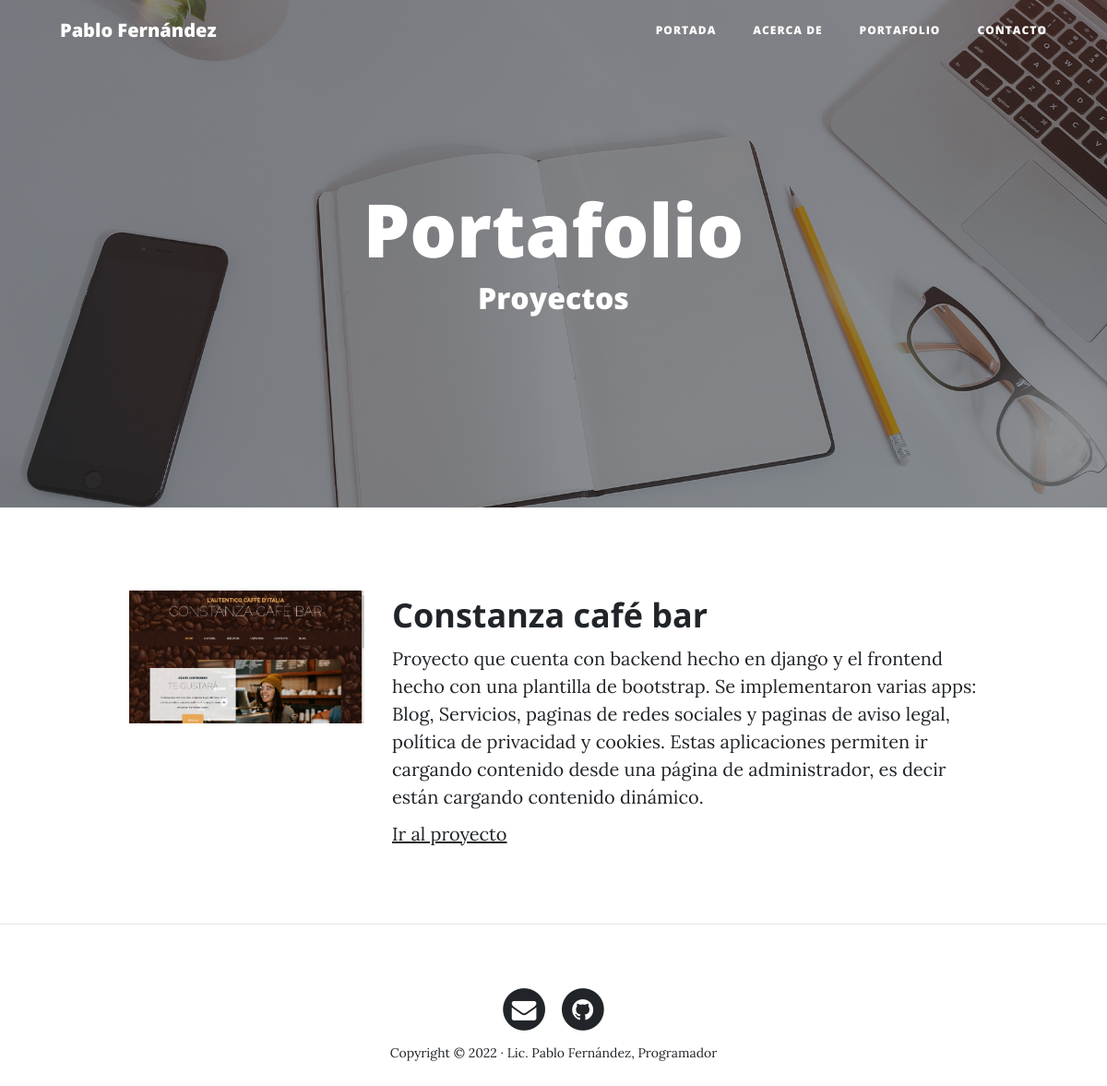
/portfolio/, run on an earlier commit of the app's database.
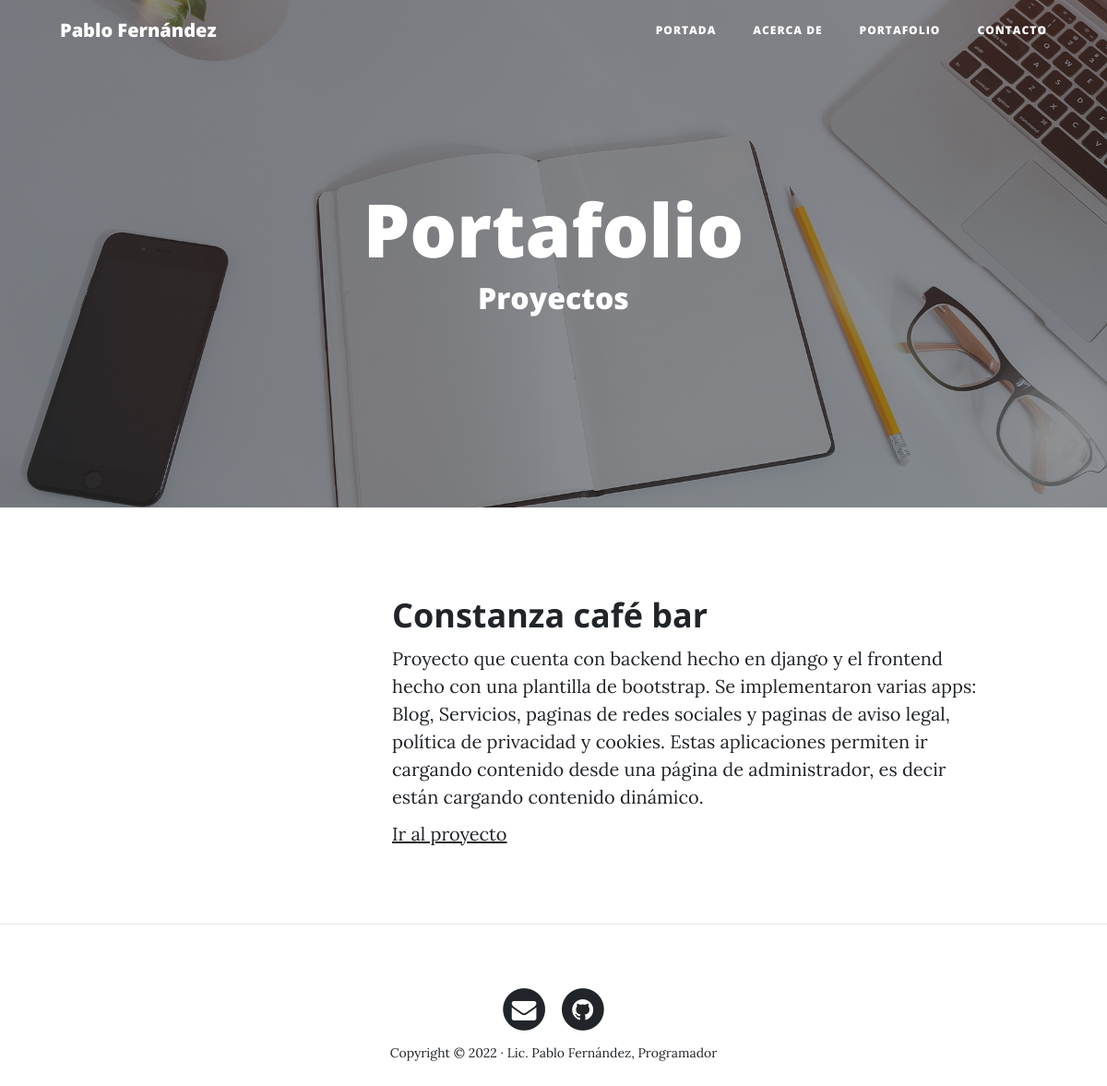
And on a later commit of the database.
### portfolio/models.py (models this page shows, shortened)
class Project(models.Model):
    title = models.CharField(max_length=200, verbose_name="Título")
    description = models.TextField(verbose_name="Descripción")
    image = models.ImageField(verbose_name="Imagen", upload_to="projects")
    link = models.URLField(verbose_name="Dirección web", null=True, blank=True)
    created = models.DateTimeField(auto_now_add=True, verbose_name="Fecha de creación")
    updated = models.DateTimeField(auto_now=True, verbose_name="Fecha de edición")
    class Meta:
        verbose_name = "proyecto"
        verbose_name_plural = "proyectos"
        ordering = ["-created"]

### portfolio/views.py (the view)
# urls.py: path('portfolio/', portfolio_views.portfolio, name="portfolio"),
def portfolio(request):
    projects = Project.objects.all()
    return render(request, "portfolio/portfolio.html", {'projects':projects})

### portfolio/templates/portfolio/portfolio.html (shortened to what this page needs)
{% extends 'core/base.html' %}
{% block background %}{% load static%}{% static 'core/img/portfolio-bg.jpg' %}{% endblock %}
{% block headers %}
<h1>Portafolio</h1>
<h2 class="">Proyectos</h2>
{% endblock %}
{% block content %}
	    {% for project in projects %}
	        <div class="row project">
	      	    <div class="col-lg-3 col-md-4 offset-lg-1">
			      <a href="{{project.link}}"><img class="img-fluid" src="{{project.image.url}}" alt=""></a>
				</div>
	        <div class="col-lg-7 col-md-8">
	      		<h2 class="section-heading title">{{project.title}}</h2>
	            <p>{{project.description}}</p>
	            {% if project.link %}
				    <p><a href="{{project.link}}">Ir al proyecto</a></p>
	      	    {% endif %}
			  </div>
	        </div>
		{% endfor %}
{% endblock %}

What changed in the data, as far as the page shows it:
changed Project "Constanza café bar": image: picture removed
